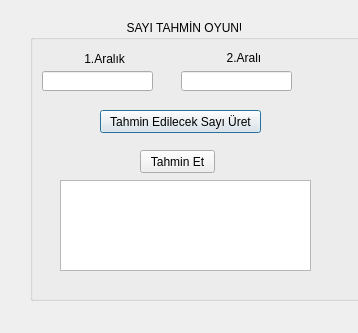
<?xml version="1.0" encoding="UTF-8"?>
<ui version="4.0">
 <class>Dialog</class>
 <widget class="QDialog" name="Dialog">
  <property name="geometry">
   <rect>
    <x>0</x>
    <y>0</y>
    <width>358</width>
    <height>333</height>
   </rect>
  </property>
  <property name="windowTitle">
   <string>Dialog</string>
  </property>
  <widget class="QGroupBox" name="groupBox">
   <property name="geometry">
    <rect>
     <x>30</x>
     <y>20</y>
     <width>331</width>
     <height>281</height>
    </rect>
   </property>
   <property name="title">
    <string>                             SAYI TAHMİN OYUNU</string>
   </property>
   <widget class="QLabel" name="label">
    <property name="geometry">
     <rect>
      <x>31</x>
      <y>31</y>
      <width>71</width>
      <height>16</height>
     </rect>
    </property>
    <property name="text">
     <string>       1.Aralık</string>
    </property>
   </widget>
   <widget class="QLabel" name="label_2">
    <property name="geometry">
     <rect>
      <x>150</x>
      <y>30</y>
      <width>81</width>
      <height>16</height>
     </rect>
    </property>
    <property name="text">
     <string>              2.Aralık</string>
    </property>
   </widget>
   <widget class="QLineEdit" name="aralik1">
    <property name="geometry">
     <rect>
      <x>12</x>
      <y>51</y>
      <width>111</width>
      <height>20</height>
     </rect>
    </property>
    <property name="text">
     <string/>
    </property>
   </widget>
   <widget class="QLineEdit" name="aralik2">
    <property name="geometry">
     <rect>
      <x>151</x>
      <y>51</y>
      <width>111</width>
      <height>20</height>
     </rect>
    </property>
   </widget>
   <widget class="QPushButton" name="btn_uret">
    <property name="geometry">
     <rect>
      <x>70</x>
      <y>90</y>
      <width>161</width>
      <height>23</height>
     </rect>
    </property>
    <property name="text">
     <string>Tahmin Edilecek Sayı Üret</string>
    </property>
   </widget>
   <widget class="QPushButton" name="btn_tahmin">
    <property name="geometry">
     <rect>
      <x>110</x>
      <y>130</y>
      <width>75</width>
      <height>23</height>
     </rect>
    </property>
    <property name="text">
     <string>Tahmin Et</string>
    </property>
   </widget>
   <widget class="QTextBrowser" name="text_sonuc">
    <property name="geometry">
     <rect>
      <x>30</x>
      <y>160</y>
      <width>251</width>
      <height>91</height>
     </rect>
    </property>
   </widget>
  </widget>
 </widget>
 <layoutdefault spacing="6" margin="11"/>
 <resources/>
 <connections/>
</ui>
